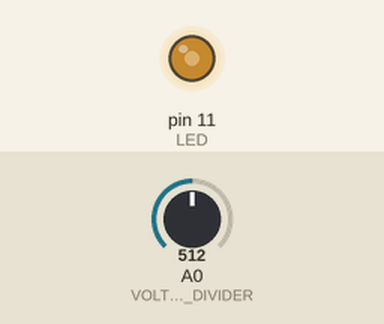
Recording of a sketch running on a simulated Arduino Uno, built with avr-gcc and run on an emulated ATmega328P. Parts: output pins drawn as LEDs (lit = HIGH). The inputs (shaded band) are chosen by the test bench; at power-on: A0 (VOLTAGE_DIVIDER) = 512.

Above: at 1.2 s.
1.3 s: A0 (VOLTAGE_DIVIDER) set to 716
At 2.2 s:
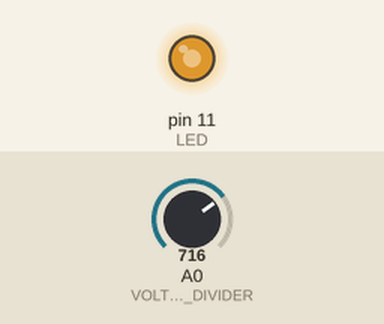
2.8 s: A0 (VOLTAGE_DIVIDER) set to 900
At 3.4 s:
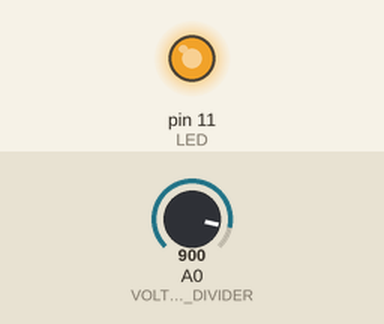
4.3 s: A0 (VOLTAGE_DIVIDER) set to 122
At 5.5 s:
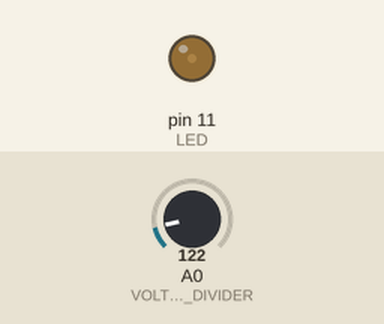
5.8 s: A0 (VOLTAGE_DIVIDER) set to 0
At 6.9 s:
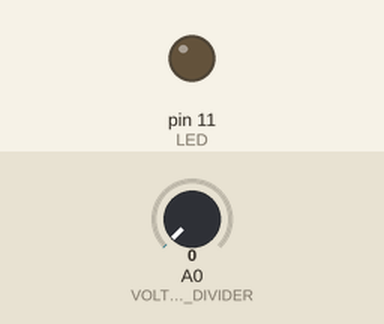
7.3 s: A0 (VOLTAGE_DIVIDER) set to 511
At 8.0 s:
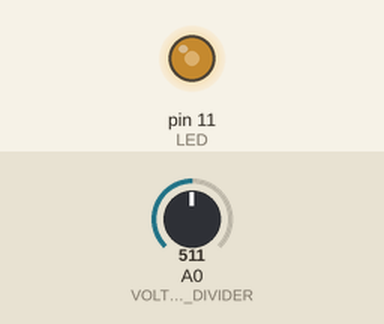
Timing chart, 0 to 9.8 s (numbered marks = the images above; inputs shaded):
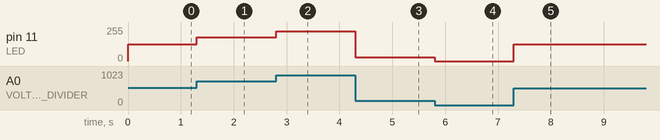

Measured:
- after the input at 1.3 s, pin 11 (LED): 127/255 → 178/255 at once
- after the input at 2.8 s, pin 11 (LED): 178/255 → 224/255 at once
- after the input at 4.3 s, pin 11 (LED): 224/255 → 30/255 at once
- after the input at 5.8 s, pin 11 (LED): 30/255 → 0/255 at once
- after the input at 7.3 s, pin 11 (LED): 0/255 → 127/255 at once

The sketch:

rg_fsr_voltage_divider_example.ino
```cpp
/**************************************************************************
 *  This example shows how to control an LED using a FSR (or other variale resitor)
 *  and a voltage divider.
 *  The analog sensor will be  read using anlogRead()
 *  http://arduino.cc/en/Reference/analogRead
 *  This will give us a value between 0 and 1023 that represents how hard we are
 *  pushing on the FSR.
 *  Once we have this value, we will use the map() function
 *  http://arduino.cc/en/Reference/map
 *  This function does the math to convert the value between 0 and 1023, to a
 *  proportinal value on the range from 0-255. We will need a value in this
 *  range so that we can send the value to analogWrite()
 *  http://arduino.cc/en/Reference/analogWrite
 *  By sending this value, we can adjust the brightness of the LED. Keep in mind
 *  that analogWrite() only works on PWM pins.
 *
 *  Wiring for RobotGeek Sensor Shield & Sensors:
 *    FSR: into 2-pin terminal of Voltage Divider
 *    Voltage Divder: Analog Pin 0
 *    LED Board: Digital Pin 11
 *    A full wiring diagram should be distributed with this code
 *    and can be found in the 'rg_fsr_voltage_divider_example' folder
 *    https://github.com/trossenrobotics/robotgeek-sensor-examples/archive/master.zip
 *
 *  Product Links
 *    Voltage Divider Board - http://www.trossenrobotics.com/robotgeek-voltage-divider
 *    FSRs - https//www.trossenrobotics.com/store/c/3424-Force-Sensing-Resistors-FSR.aspx
 *    LED Driver Board - http://www.trossenrobotics.com/robotgeek-led-driver
 *    Sensor Shield - http://www.trossenrobotics.com/robotgeek-sensor-shield
 *    3-Pin Sensor Cables - http://www.trossenrobotics.com/robotgeek-3pin-sensor-cable
 **************************************************************************/

// use #define to set the I/O numbers, since these will never change - this saves us memory while the Arduino is running
//define analog input port
#define VOLTAGE_DIVIDER     A0
//define digital output port. Since these are PWM ports, we can use analogWrite() on them to vary the LED intensity
#define LED     11

//variable to hold the current value of the analog sensor, a raw value from 0-1023
int voltageDividerValue = 0;

//variable to hold mapped values for each analog sensor (having this value will allow us to easily use analogWrite()
int valueForLED =0;

void setup() {
  // set the pin for the LEDs as outputs:
  pinMode(LED, OUTPUT);
}

void loop(){
  //use analog to store the current value of the voltage divider
  voltageDividerValue = analogRead(VOLTAGE_DIVIDER);

  //map the knobValue signal (which is between 0 and 1023) to a correspsonging value between 0 and 255 to make the value suitable for analogWrite()
  valueForLED = map(voltageDividerValue, 0,1023,0,255);

  //use PWM to approximate an analog signal. a value of 0 will set the LED to off, and a value of 255 will set the LED to fully on. Anywhere inbetween will be a dimmed version of the LED
  analogWrite(LED, valueForLED);
}
```
